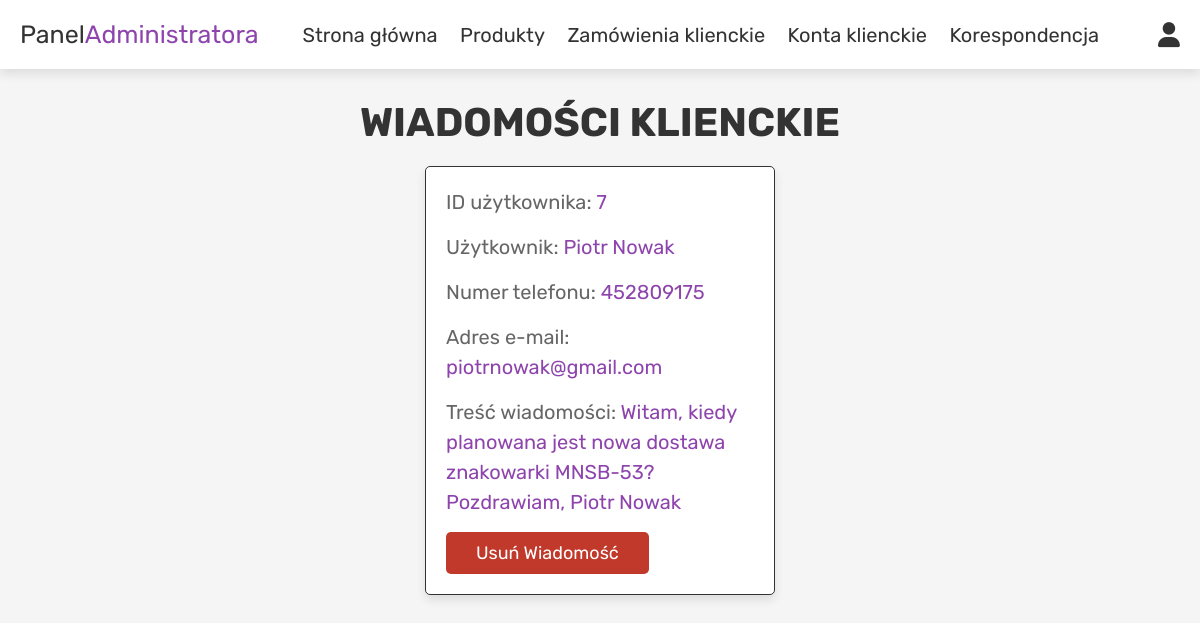
The app's page /admin_contacts.php (signed in) with its own data.
### tables this page shows
CREATE TABLE `message` (
  `id` int(100) NOT NULL,
  `user_id` int(100) NOT NULL,
  `name` varchar(100) NOT NULL,
  `email` varchar(100) NOT NULL,
  `number` varchar(12) NOT NULL,
  `message` varchar(500) NOT NULL
);

### admin_contacts.php (the view, shortened to what this page needs)
<?php
include 'config.php';
?>
<!DOCTYPE html>
<html lang="en">
<head>
   <link rel="stylesheet" href="https://cdnjs.cloudflare.com/ajax/libs/font-awesome/6.0.0/css/all.min.css">
   <link rel="stylesheet" href="css/admin_style.css">
</head>
<body>
<?php include 'admin_header.php'; ?>
<section class="messages">
   <h1 class="title"> Wiadomości klienckie </h1>
   <div class="box-container">
   <?php
      $select_message = mysqli_query($conn, "SELECT * FROM `message`") or die('query failed');
      if(mysqli_num_rows($select_message) > 0){
         while($fetch_message = mysqli_fetch_assoc($select_message)){
   ?>
   <div class="box">
      <p> ID użytkownika: <span><?php echo $fetch_message['user_id']; ?></span> </p>
      <p> Użytkownik: <span><?php echo $fetch_message['name']; ?></span> </p>
      <p> Numer telefonu: <span><?php echo $fetch_message['number']; ?></span> </p>
      <p> Adres e-mail: <span><?php echo $fetch_message['email']; ?></span> </p>
      <p> Treść wiadomości: <span><?php echo $fetch_message['message']; ?></span> </p>
      <a href="admin_contacts.php?delete=<?php echo $fetch_message['id']; ?>" onclick="return confirm('Czy na pewno chcesz usunąć tę wiadomość?');" class="delete-btn">Usuń wiadomość</a>
   </div>
   <?php
      };
   }else{
      echo '<p class="empty">Brak wiadomości</p>';
   }
   ?>
   </div>
</section>
</body>
</html>

### css/admin_style.css (style rules this page uses)
:root { --purple:#8e44ad; --red:#c0392b; --orange:#f39c12; --black:#333; --white:#fff; --light-color:#666; --light-white:#ccc; --light-bg:#f5f5f5; --border:.1rem solid var(--black); --box-shadow:0 .5rem 1rem rgba(0,0,0,.1); }
* { font-family: 'Rubik', sans-serif; margin:0; padding:0; box-sizing: border-box; outline: none; border:none; text-decoration: none; transition:all .2s linear; }
html { font-size: 62.5%; overflow-x: hidden; }
body { background-color: var(--light-bg); }
section { padding:3rem 2rem; }
.title { text-align: center; margin-bottom: 2rem; text-transform: uppercase; color:var(--black); font-size: 4rem; }
.btn, .option-btn, .delete-btn, .white-btn { display: inline-block; margin-top: 1rem; padding:1rem 3rem; cursor: pointer; color:var(--white); font-size: 1.8rem; border-radius: .5rem; text-transform: capitalize; }
.delete-btn { background-color: var(--red); }
.messages .box-container { display: grid; grid-template-columns: repeat(auto-fit, 35rem); justify-content: center; gap:1.5rem; max-width: 1200px; margin:0 auto; align-items: flex-start; }
.messages .box-container .box { background-color: var(--white); padding:2rem; border:var(--border); box-shadow: var(--box-shadow); border-radius: .5rem; }
.messages .box-container .box p { padding-bottom: 1.5rem; font-size: 2rem; color:var(--light-color); line-height: 1.5; }
.messages .box-container .box p span { color:var(--purple); }
.messages .box-container .box .delete-btn { margin-top: 0; }

### records on screen
message: user "7", name "Piotr Nowak", number "452809175", email "piotrnowak@gmail.com", message "Witam, kiedy planowana jest nowa dostawa znakowarki MNSB-53? Pozdrawiam, Piotr Nowak"
